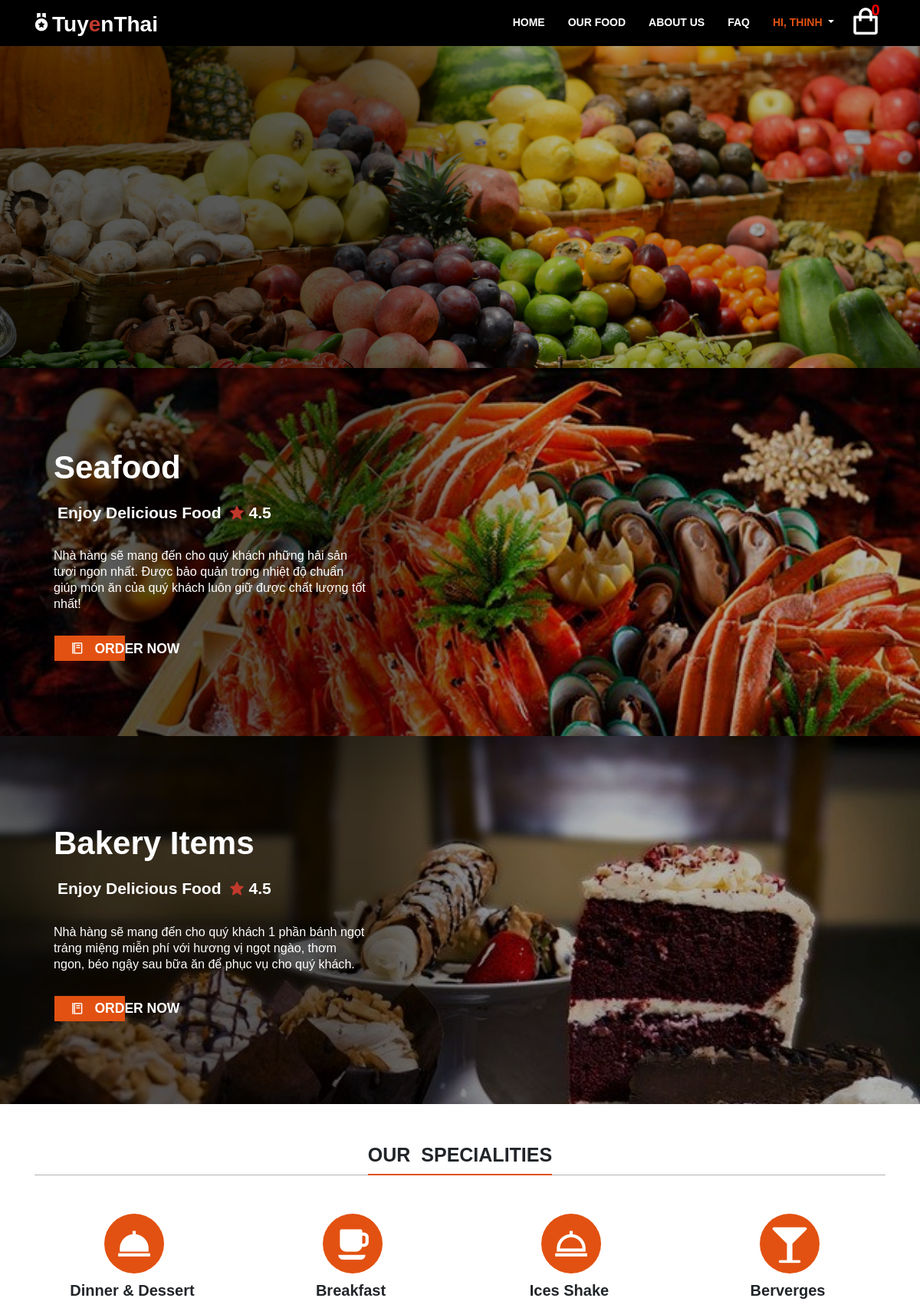
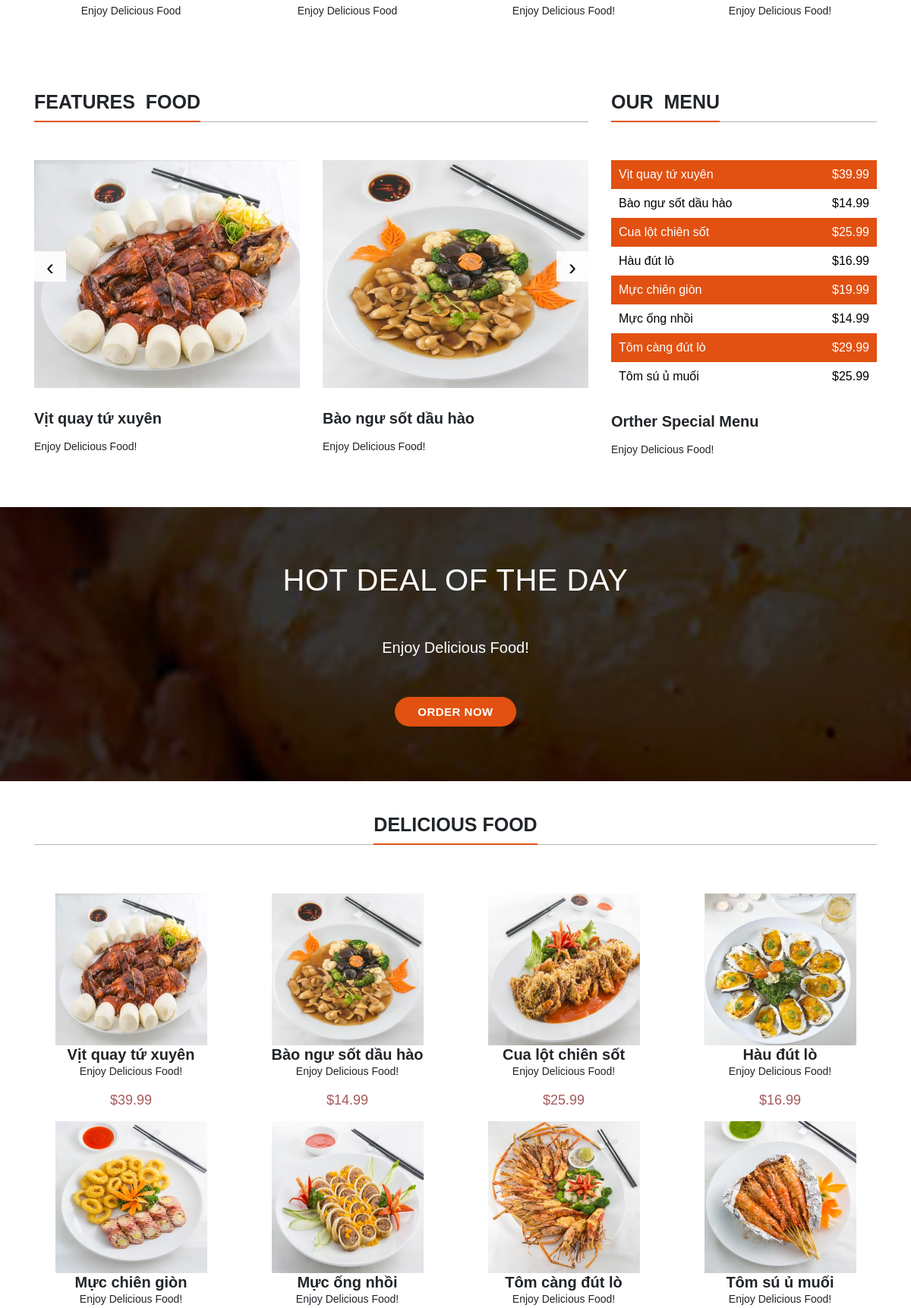
/users/main_profile.php (signed in, upper part), run on the app's committed database (2 pictures, top to bottom).
### tables this page shows
CREATE TABLE `users` (
  `user_id` int(10) primary key not null auto_increment,
  `name` varchar(100) not null,
  `username` varchar(45) not null,
  `email` varchar(100) not null,
  `password` varchar(100) not null,
  `phone` varchar(13),
  `address1` varchar(300),
  `address2` varchar(200),
  `create_at` datetime default CURRENT_TIMESTAMP
);

CREATE TABLE IF NOT EXISTS `products` (
	`id` int(10) primary key AUTO_INCREMENT not null,
	`name` varchar(200) NOT NULL,
	`desc` text NOT NULL,
	`price` decimal(7,2) NOT NULL,
	`rrp` decimal(7,2) NOT NULL DEFAULT '0.00',
	`quantity` int(11) NOT NULL,
	`img` text NOT NULL,
	`date_added` datetime NOT NULL DEFAULT CURRENT_TIMESTAMP
);

### users/main_profile.php (called while the page is built, shortened)
<?php
include 'config.php';
$page = isset($_GET['page']) &&
file_exists($_GET['page'] . '.php') ? $_GET['page'] : 'profile';
include $page . '.php';
?>

### users/userclass.php (called while the page is built, shortened)
<?php
class UserClass {
    public function userDetails($id) {
        try {
            $pdo = pdo_connect_mysql();
            $stmt = $pdo->prepare("SELECT username, name, email FROM users WHERE user_id=:id");
            $stmt->bindParam("id", $id, PDO::PARAM_INT);
            $stmt->execute();
            $data = $stmt->fetch(PDO::FETCH_OBJ);
            return $data;
        } catch (PDOException $e) {
            echo '{"error":{"text":' . $e->getMessage() . '}}';
        }
    }
}
?>

### users/config.php (called while the page is built, shortened)
<?php
$num_in_cart = isset($_SESSION['cart']) ? count($_SESSION['cart']) : 0;
?>

### users/profile.php (the view, shortened to what this page needs)
<?php
include('session.php');
$userDetails = $userClass->userDetails($session_userId);
$stmt = $pdo->prepare('SELECT p.id, name, p.desc, p.price, p.rrp, p.quantity, img,
o.quantity as amount from products as p, ordersdetail as o where p.id = o.productid
union select id, name, products.desc, price, rrp, quantity, img, 0 as amount from
products where id not in (select productid from ordersdetail) order by amount desc limit 8');
$stmt->execute();
$fea = $pdo->prepare('SELECT * FROM products ORDER BY date_added LIMIT 8');
$fea->execute();
$hot = $pdo->prepare('SELECT id from products order by date_added desc limit 1');
$hot->execute();
$all_products = $stmt->fetchAll(PDO::FETCH_ASSOC);
$feature = $fea->fetchAll(PDO::FETCH_ASSOC);
$hotdeal = $hot->fetchAll(PDO::FETCH_ASSOC);
?>
<!DOCTYPE html>
<html lang="en">
<head>
    <link rel="stylesheet" href="https://maxcdn.bootstrapcdn.com/bootstrap/4.5.0/css/bootstrap.min.css">
    <link rel="stylesheet" href="https://cdnjs.cloudflare.com/ajax/libs/font-awesome/4.7.0/css/font-awesome.min.css">
    <link rel="stylesheet" href="https://cdnjs.cloudflare.com/ajax/libs/OwlCarousel2/2.3.4/assets/owl.carousel.min.css" />
    <link href='https://unpkg.com/boxicons@2.0.7/css/boxicons.min.css' rel='stylesheet'>
    <link rel="stylesheet" href="https://unpkg.com/aos@next/dist/aos.css" />
    <link rel="stylesheet" href="../css/style.css">
    <link rel = "stylesheet" href = "../css/loader.css">
</head>
<body>
<div class = "nav-wrapper" id = "navbar_top">
    <div class = "container1">
        <div class = "nav">
            <a href = "main_profile.php" class = "logo">
                <i class='bx bxs-medal bx-tada' ></i>Tuy<span class = "main-color">e</span>nThai
            </a>
            <div class = "responsive">
                <ul class = "nav-menu" id = "nav-menu">
                    <li><a href = "main_profile.php">Home</a></li>
                    <li><a href = "main_profile.php?page=products">Our Food</a></li>
                    <li><a href = "#">About Us</a></li>
                    <li><a href = "#">FAQ</a></li>
                    <li>
                        <a href = "#" class = "dropdown-toggle profile" data-toggle = "dropdown">
                            <span class = "show-user"><?php echo "Hi, ".$userDetails->name; ?></span>
                        </a>
                    </li>
                </ul>
                <a href = "main_profile.php?page=cart" class = "cart">
                    <i class='bx bx-shopping-bag'></i>
                    <span style = "font-size: 20px;"><?php echo "$num_in_cart"?></span>
                </a>
            </div>
        </div>
    </div>
</div>
<div class = "food-section">
    <div class = "food-slide">
        <div class = "owl-carousel carousel-nav-center" id = "food-carousel">
            <div class = "food-slide-item">
                <img src = "../images/Fresh.jpg">
                <div class = "food-slide-item-content">
                    <div class = "item-content-wrapper">
                        <div class = "item-content-title top-down">
                        </div>
                        <div class = "food-infos top-down delay-2">
                            <div class = "food-info">
                                <span>Enjoy Delicious Food</span>
                            </div>
                            <div class = "food-info">
                                <span>4.5</span>
                            </div>
                        </div>
                        <div class = "item-content-description top-down delay-4">
                        <div class = "item-action top-down delay-6">
                            <a href = "#" class = "btn btn-hover">
                                <span>Order Now</span>
                            </a>
                        </div>
                    </div>
                </div>
            </div>
            <div class = "food-slide-item">
                <img src = "../images/seafood1.jpg">
                <div class = "overlay"></div>
                <div class = "food-slide-item-content">
                    <div class = "item-content-wrapper">
                        <div class = "item-content-title top-down">
                            Seafood
                        </div>
                        <div class = "food-infos top-down delay-2">
                            <div class=  "food-info">
                                <span>Enjoy Delicious Food</span>
                            </div>
                            <div class = "food-info">
                                <i class = "bx bxs-star"></i>
                                <span>4.5</span>
                            </div>
                        </div>
                        <div class = "item-content-description top-down delay-4">
                        Nhà hàng sẽ mang đến cho quý khách những hải sản tươi ngon nhất. Được bảo quản trong nhiệt độ chuẩn giúp món ăn của quý khách luôn giữ được chất lượng tốt nhất!
                        </div>
                        <div class = "item-action top-down delay-6">
                            <a href = "#" class = "btn btn-hover">
                                <i class = "bx bx-food-menu"></i>
                                <span>Order Now</span>
                            </a>
                        </div>
                    </div>
                </div>
            </div>
            <div class = "food-slide-item">
                <img src = "../images/bakery.jpg">
                <div class = "overlay"></div>
                <div class = "food-slide-item-content">
                    <div class = "item-content-wrapper">
                        <div class = "item-content-title top-down">
                            Bakery Items
                        </div>
                        <div class = "food-infos top-down delay-2">
                            <div class = "food-info">
                                <span>Enjoy Delicious Food</span>
                            </div>
                            <div class = "food-info">
                                <i class = "bx bxs-star"></i>
                                <span>4.5</span>
                            </div>
                        </div>
                        <div class = "item-content-description top-down delay-4">
                        Nhà hàng sẽ mang đến cho quý khách 1 phần bánh ngọt tráng miệng miễn phí với hương vị ngọt ngào, thơm ngon, béo ngậy sau bữa ăn để phục vụ cho quý khách.
                        </div>
                        <div class = "item-action top-down delay-6">
                            <a href = "#" class = "btn btn-hover">
                                <i class = "bx bx-food-menu"></i>
                                <span>Order Now</span>
                            </a>
                        </div>
                    </div>
                </div>
            </div>
        </div>
    </div>
    <div class = "top-food-slide">
        <div class = "owl-carousel" id = "top-food-slide">
        </div>
    </div>
</div>
<section class = "feature-wrap padding-half" id = "specialities">
    <div class = "container text-center">
        <div class = "row">
            <div class = "col-md-12 text-center">
                <h2 class = "heading">Our &nbsp;Specialities</h2>
                <hr class = "heading-space">
            </div>
        </div>
        <div class = "row">
            <div class = "col-md-3 col-sm-6 feature text-center" >
                <a href = "#"><i class="bx bxs-dish bx-tada"></i></a>
                <a href = "#"><h3 style = "font-weight: bold; margin-top: 10px;">Dinner &amp; Dessert</h3></a>
                <p>Enjoy Delicious Food</p>
            </div>
            <div class = "col-md-3 col-sm-6 feature text-center">
                <a href = "#"><i class = "bx bxs-coffee-alt bx-tada"></i></a>
                <a href = "#"><h3 style = "font-weight: bold; margin-top: 10px;">Breakfast</h3></a>
                <p>Enjoy Delicious Food</p>
            </div>
            <div class = "col-md-3 col-sm-6 feature text-center">
                <a href = "#"><i class = "bx bx-dish bx-tada"></i></a>
                <a href = "#"><h3 style = "font-weight: bold; margin-top: 10px;">Ices Shake</h3></a>
                <p>Enjoy Delicious Food!</p>
            </div>
            <div class = "col-md-3 col-sm-6 feature text-center">
                <a href = "#"><i class = "fa fa-glass bx-tada"></i></a>
                <a href = "#"><h3 style = "font-weight: bold; margin-top: 10px;">Berverges</h3></a>
                <p>Enjoy Delicious Food!</p>
            </div>
        </div>
    </div>
</section>
<section id = "services" class = "padding-bottom">
    <div class = "container-fluid">
    <div class = "container">
        <div class = "row">
            <div class = "col-xl-8 col-lg-8 col-md-8">
                <h2 class = "heading">Features&nbsp; Food</h2>
                <hr class = "heading-space">
                <div class = "slider_wrap">
                    <div id = "service-slider" class = "owl-carousel">
                    <?php foreach($feature as $product): ?>
                        <div class = "item">
                            <div class = "item_inner">
                                <div class = "image">
                                <a href = "main_profile.php?page=product&id=<?=$product['id']?>"><img src = "../images/<?=$product['img'] ?>" alt = "<?=$product['name'] ?>">
                                </div>
                                <a href = "main_profile.php?page=product&id=<?=$product['id']?>"><h3><?=$product['name']?></h3></a>
                                <p>Enjoy Delicious Food!</p>
                            </div>
                        </div>
                    <?php endforeach; ?>
                    </div>
                </div>
            </div>
            <div class = "col-xl-4 col-lg-4 col-md-4">
                <h2 class = "heading">Our&nbsp; Menu</h2>
                <hr class = "heading-space">
                <div class="menu_widget">
                <ul>
                    <?php foreach($feature as $f): ?>
                    <li><?=$f['name']?><span>&dollar;<?= $f['price'] ?></span></li>
                    <?php endforeach; ?>
                </ul>
                <a href = "#"><h3>Orther Special Menu</h3></a>
                <p>Enjoy Delicious Food!</p>
                </div>
            </div>
        </div>
    </div>
</div>
</section>
<section class = "info_section paralax">
    <div class = "container-fluid">
        <div class = "row">
            <div class = "col-md-2"></div>
            <div class = "col-md-8 text-center">
                <h2 class = "heading-space">HOT Deal of the Day</h2>
                <p class = "heading-space detail">Enjoy Delicious Food!</p>
                <a href = "main_profile.php?page=product&id=<?=$hotdeal[0]['id'] ?>" class = "btn-common-white page-scroll">Order Now</a>
            </div>
            <div class = "col-md-2"></div>
        </div>
    </div>
</section>
<section id = "gallery">
    <div class = "container pt-5 pb-5">
        <div class = "row">
            <div class = "col-md-12 text-center">
                <h2 class = "heading">Delicious Food</h2>
                <hr class = "heading-space">
            </div>
        </div>
        <div class = "row pt-3">
            <?php foreach ($all_products as $product): ?>
            <div class = "col-md-3 col-sm-6 col-12 text-center pb-3">
                <div class = "container">
                    <div class = "item-food">
                        <div class = "image">
                        <a href = "main_profile.php?page=product&id=<?=$product['id']?>"><img src="../images/<?=$product['img']?>" alt="<?=$product['name']?>">
                            </a>
                        </div>
                        <a href = "main_profile.php?page=product&id=<?=$product['id']?>"><h3><?=$product['name']?></h3></a>
                        <p>Enjoy Delicious Food!</p>
                    </div>
                    <span style = "font-size: 18px; color: rgb(165, 89, 89); padding-bottom: 5px; padding-bottom: 5px;">&dollar;<?=$product['price']?></span><br>
                </div>
            </div>
            <?php endforeach; ?>
        </div>
    </div>
</section>
</body>
</html>

### data on the page
users: name "THINH"
products: img (picture), name "Vịt quay tứ xuyên", price "39.99"
products: img (picture), name "Bào ngư sốt dầu hào", price "14.99"
products: name "Cua lột chiên sốt", price "25.99"
products: name "Hàu đút lò", price "16.99"
products: name "Mực chiên giòn", price "19.99"
products: name "Mực ống nhồi", price "14.99"
products: name "Tôm càng đút lò", price "29.99"
products: name "Tôm sú ủ muối", price "25.99"

### other printed values
$num_in_cart "0"
$product['name'] "Vịt quay tứ xuyên"
$product['price'] "39.99"
$product['name'] "Bào ngư sốt dầu hào"
$product['price'] "14.99"
$product['name'] "Cua lột chiên sốt"
$product['price'] "25.99"
$product['name'] "Hàu đút lò"
$product['price'] "16.99"
$product['name'] "Mực chiên giòn"
$product['name'] "Mực ống nhồi"
$product['name'] "Tôm càng đút lò"
$product['name'] "Tôm sú ủ muối"
